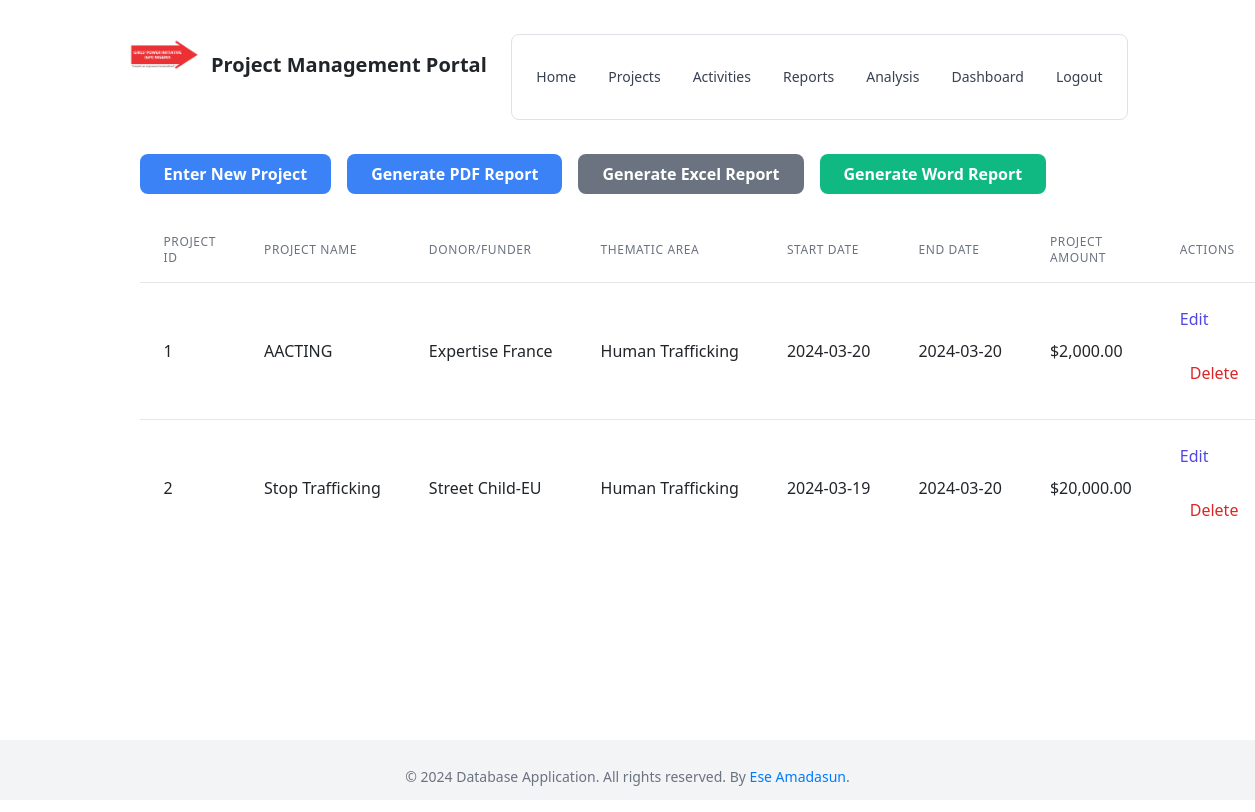
Page /project (signed in) on the committed database.
### models.py (models this page shows)
class Project(db.Model):
    __tablename__ = 'project'
    id = db.Column(db.Integer, primary_key=True)
    name = db.Column(db.String(100), nullable=False)
    donor = db.Column(db.String(100))
    thematic_area = db.Column(db.String(100))
    start_date = db.Column(db.DateTime)
    end_date = db.Column(db.DateTime)
    project_amount = db.Column(db.Float)
    activities = db.relationship('Activity', backref='project', lazy=True)
    financial_reports = db.relationship('FinancialReport', backref='project', lazy=True)

### views.py (the view, shortened to what this page needs)
@main.route('/project', methods=['GET', 'POST'])
@login_required
def project():
    projects = Project.query.all()
    return render_template('project.html', projects=projects)

### app.py (called while the page is built)
def format_currency(value):
    if value is None or isinstance(value, str) and not value.isdigit():
        return 'N/A'
    try:
        return "${:,.2f}".format(float(value))
    except (ValueError, TypeError):
        return 'N/A'

@app.template_filter('date_format')
def date_format(value, format='%Y-%m-%d'):
    if value is None:
        return ""
    return value.strftime(format)

@login_manager.user_loader
def load_user(user_id):
    return User.query.get(int(user_id))

### templates/project.html (shortened to what this page needs)
{% extends 'base.html' %}
{% block content %}
<div class="flex space-x-4 mt-4">
    <a href="{{ url_for('main.create_project') }}" class="inline-block px-6 py-2 bg-blue-500 hover:bg-blue-700 text-white font-bold rounded-lg">Enter New Project</a>
    <a href="{{ url_for('main.generate_pdf_report') }}" class="inline-block px-6 py-2 bg-blue-500 hover:bg-blue-700 text-white font-bold rounded-lg">Generate PDF Report</a>
    <a href="{{ url_for('main.generate_excel_report') }}" class="inline-block px-6 py-2 bg-gray-500 hover:bg-gray-700 text-white font-bold rounded-lg">Generate Excel Report</a>
    <a href="{{ url_for('main.generate_word_report') }}" class="inline-block px-6 py-2 bg-green-500 hover:bg-green-700 text-white font-bold rounded-lg">Generate Word Report</a>
</div>
    <table class="min-w-full divide-y divide-gray-200 mt-4">
        <thead>
            <tr>
                <th class="px-6 py-3 text-left text-xs font-medium text-gray-500 uppercase tracking-wider">Project ID</th>
                <th class="px-6 py-3 text-left text-xs font-medium text-gray-500 uppercase tracking-wider">Project Name</th>
                <th class="px-6 py-3 text-left text-xs font-medium text-gray-500 uppercase tracking-wider">Donor/Funder</th>
                <th class="px-6 py-3 text-left text-xs font-medium text-gray-500 uppercase tracking-wider">Thematic Area</th>
                <th class="px-6 py-3 text-left text-xs font-medium text-gray-500 uppercase tracking-wider">Start Date</th>
                <th class="px-6 py-3 text-left text-xs font-medium text-gray-500 uppercase tracking-wider">End Date</th>
                <th class="px-6 py-3 text-left text-xs font-medium text-gray-500 uppercase tracking-wider">Project Amount</th>
                <th class="px-6 py-3 text-left text-xs font-medium text-gray-500 uppercase tracking-wider">Actions</th>
            </tr>
        </thead>
        <tbody class="bg-white divide-y divide-gray-200">
            {% for project in projects %}
            <tr>
                <td class="px-6 py-4 whitespace-nowrap">{{ project.id }}</td>
                <td class="px-6 py-4 whitespace-nowrap">{{ project.name }}</td>
                <td class="px-6 py-4 whitespace-nowrap">{{ project.donor }}</td>
                <td class="px-6 py-4 whitespace-nowrap">{{ project.thematic_area }}</td>
                <td class="px-6 py-4 whitespace-nowrap">{{ project.start_date | date_format }}</td>
                <td class="px-6 py-4 whitespace-nowrap">{{ project.end_date | date_format }}</td>
                <td class="px-6 py-4 whitespace-nowrap">{{ project.project_amount | format_currency }}</td>
                <td class="px-6 py-4 whitespace-nowrap">
                    <a href="{{ url_for('main.edit_project', project_id=project.id) }}" class="text-indigo-600 hover:text-indigo-900">Edit</a>
                    <form action="{{ url_for('main.delete_project', project_id=project.id) }}" method="post" onsubmit="return confirm('Are you sure you want to delete this project?');">
                        <button type="submit" class="text-red-600 hover:text-red-900">Delete</button>
                    </form>
                </td>
            </tr>
            {% endfor %}
        </tbody>
    </table>
{% endblock %}

### templates/base.html (shortened to what this page needs)
<!DOCTYPE html>
<html lang="en">
<head>
    <link href="static/css/output.css" rel="stylesheet">
    <link rel="stylesheet" href="/static/css/styles.css">
    <link href="https://stackpath.bootstrapcdn.com/bootstrap/5.1.3/css/bootstrap.min.css" rel="stylesheet">
    <link href="https://cdn.jsdelivr.net/npm/tailwindcss@2.1.2/dist/tailwind.min.css" rel="stylesheet">
</head>
<body class="flex flex-col min-h-screen">
    <header>
        <nav class="bg-white border-gray-200 px-2 sm:px-4 py-2.5 rounded dark:bg-gray-800 sticky top-0 z-50">
            <div class="container flex flex-wrap justify-between items-center mx-auto">
                <a class="flex items-center" href="#">
                    <img src="/static/images/gpilogo.png" class="mr-3 h-6 sm:h-9" alt="Logo">
                    <span class="self-center text-xl font-semibold whitespace-nowrap">Project Management Portal</span>
                </a>
                <div class="hidden w-full md:block md:w-auto" id="navbar-default">
                    <ul class="flex flex-col p-4 mt-4 bg-gray-50 rounded-lg border border-gray-100 md:flex-row md:space-x-8 md:mt-0 md:text-sm md:font-medium md:border-0 md:bg-white">
                        <li><a href="{{ url_for('main.login') }}" class="block py-2 pr-4 pl-3 text-gray-700 rounded md:bg-transparent md:p-0" aria-current="page">Home</a></li>
                        <li class="dropdown relative">
                            <a href="#" class="dropdown-button block py-2 pr-4 pl-3 text-gray-700 rounded md:bg-transparent md:p-0 cursor-pointer">Projects</a>
                        </li>
                        <li class="dropdown relative">
                            <a href="#" class="dropdown-button block py-2 pr-4 pl-3 text-gray-700 rounded md:bg-transparent md:p-0 cursor-pointer">Activities</a>
                        </li>
                        <li class="dropdown relative">
                            <a href="#" class="dropdown-button block py-2 pr-4 pl-3 text-gray-700 rounded md:bg-transparent md:p-0 cursor-pointer">Reports</a>
                        </li>
                        <li><a href="{{ url_for('main.analysis') }}" class="block py-2 pr-4 pl-3 text-gray-700 rounded md:bg-transparent md:p-0">Analysis</a></li>
                        <li><a href="{{ url_for('main.dashboard') }}" class="block py-2 pr-4 pl-3 text-gray-700 rounded md:bg-transparent md:p-0">Dashboard</a></li>
                        <li><a href="{{ url_for('main.logout') }}" class="block py-2 pr-4 pl-3 text-gray-700 rounded md:bg-transparent md:p-0">Logout</a></li>
                    </ul>
                </div>
            </div>
        </nav>
    </header>
    <main class="flex-grow container mx-auto px-4 sm:px-6 lg:px-8 main-content">
        {% block content %}
        {% endblock %}
    </main>
    <footer class="sticky-footer bg-gray-100 mt-auto">
        <div class="container mx-auto px-4 sm:px-6 lg:px-8 py-4 text-center">
            <span class="text-sm text-gray-500">&copy; 2024 Database Application. All rights reserved. By <a href="mailto:amadasunese@gmail.com" style="color: #007bff;">Ese Amadasun</a>.</span>
        </div>
    </footer>
</body>
</html>

### static/css/styles.css (style rules this page uses)
body { font-family: Arial, sans-serif; }
button { background-color: #007bff; color: white; padding: 10px 15px; border: none; border-radius: 4px; cursor: pointer; margin-right: 10px; font-size: 1rem; }
body { margin: 0; font-family: 'Arial', sans-serif; background-color: #f5f5f5; }
img { max-width: 100%; height: auto; margin-bottom: 20px; }
form { margin-top: 20px; }
form button { background-color: #4caf50; color: #fff; border: none; padding: 10px; cursor: pointer; }
.sticky-footer { height: 60px; }
.main-content { padding-bottom: 60px; }

### templates/base.html (style rules this page uses)
.sticky-footer { height: 60px; }
.main-content { padding-bottom: 60px; }

### rows in the picture
Project: id "1", name "AACTING", donor "Expertise France", thematic_area "Human Trafficking", start_date "2024-03-20", end_date "2024-03-20", project_amount "$2,000.00"
Project: id "2", name "Stop Trafficking", donor "Street Child-EU", thematic_area "Human Trafficking", start_date "2024-03-19", end_date "2024-03-20", project_amount "$20,000.00"
